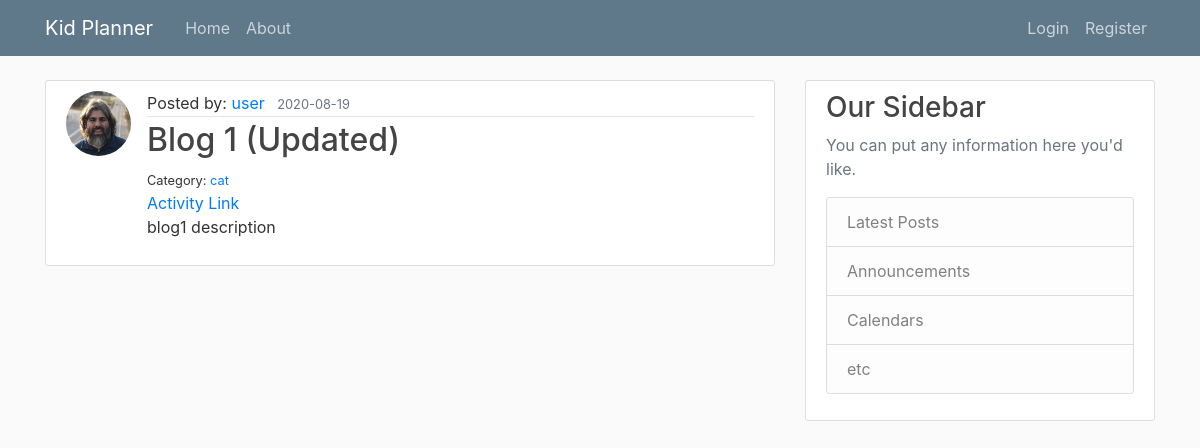
/activity/1, run on the app's committed database.
### planner/models.py (models this page shows, shortened)
class User(db.Model, UserMixin):
    id = db.Column(db.Integer, primary_key=True)
    username = db.Column(db.String(20), unique=True, nullable=False)
    email = db.Column(db.String(120), unique=True, nullable=False)
    image_file = db.Column(db.String(20), nullable=False, default='default.jpg')
    password = db.Column(db.String(60), nullable=False)
    activities = db.relationship('Activity', backref='author', lazy=True)

class Activity(db.Model):
    id = db.Column(db.Integer, primary_key=True)
    title = db.Column(db.String(100), nullable=False)
    link = db.Column(db.String(500), nullable=True, default="#")
    category = db.Column(db.String(100), nullable=True)
    description = db.Column(db.String(), nullable=True)
    date_posted = db.Column(db.DateTime, nullable=False, default=datetime.utcnow)
    user_id = db.Column(db.Integer, db.ForeignKey('user.id'), nullable=False)

### planner/routes.py (the view)
@app.route("/activity/<int:activity_id>")
def activity(activity_id):
    activity = Activity.query.get_or_404(activity_id)
    return render_template('activity.html', title=activity.title, activity=activity)

### planner/templates/activity.html (shortened to what this page needs)
{% extends "layout.html" %}
{% block content %}
    <article class="media content-section">
    <img class="rounded-circle article-img" src="{{ url_for('static', filename='profile_pics/' + activity.author.image_file) }}">
        <div class="media-body">
        <div class="article-metadata">
            Posted by:  <a class="mr-2" href="{{ url_for('user_activities', username=activity.author.username) }}">{{ activity.author.username }}</a>
            <small class="text-muted">{{ activity.date_posted.strftime('%Y-%m-%d') }}</small>
        </div>
        <h2 class="article-title">{{ activity.title }}</h2>
        <small>Category:  <a href="{{ url_for('category_activities', category=activity.category) }}">{{ activity.category }}</a></small><br>
        <a href='{{ activity.link }}' target="_blank">Activity Link</a>
        <p class="article-content">{{ activity.description }}</p>
        </div>
    </article>
{% endblock content %}

### planner/static/main.css (style rules this page uses)
body { background: #fafafa; color: #333333; margin-top: 5rem; }
h1, h2, h3, h4, h5, h6 { color: #444444; }
.content-section { background: #ffffff; padding: 10px 20px; border: 1px solid #dddddd; border-radius: 3px; margin-bottom: 20px; }
.article-title { color: #444444; }
.article-content { white-space: pre-line; }
.article-img { height: 65px; width: 65px; margin-right: 16px; }
.article-metadata { padding-bottom: 1px; margin-bottom: 4px; border-bottom: 1px solid #e3e3e3 }

### data on the page
User: image_file (picture), author.username "user"
Activity: date_posted "2020-08-19", title "Blog 1 (Updated)", category "cat", description "blog1 description"
